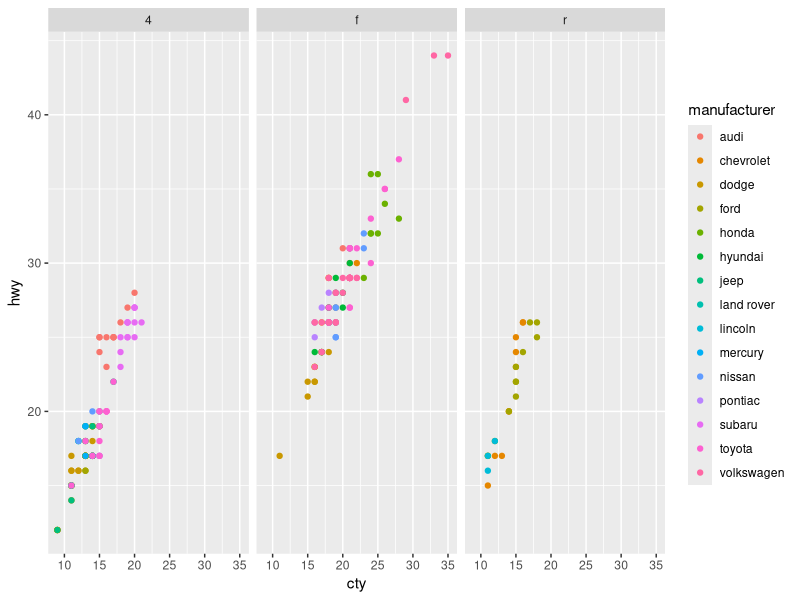
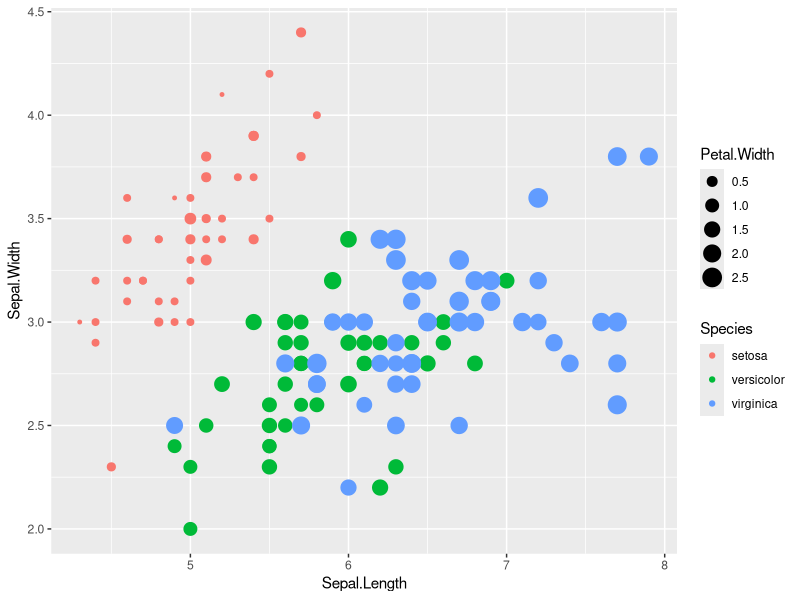
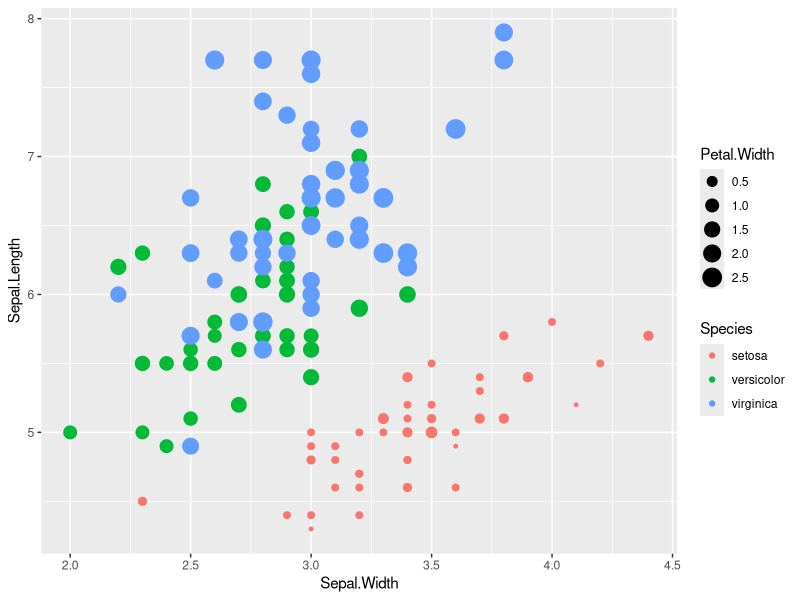
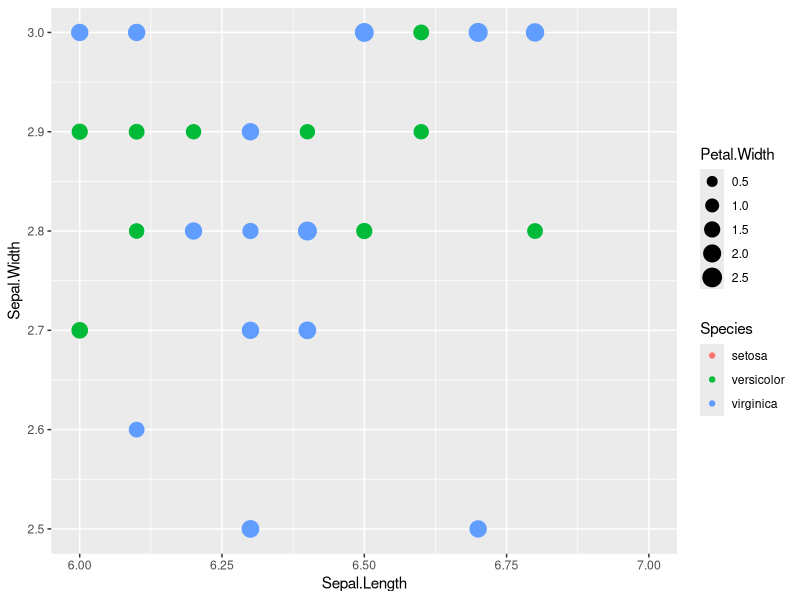
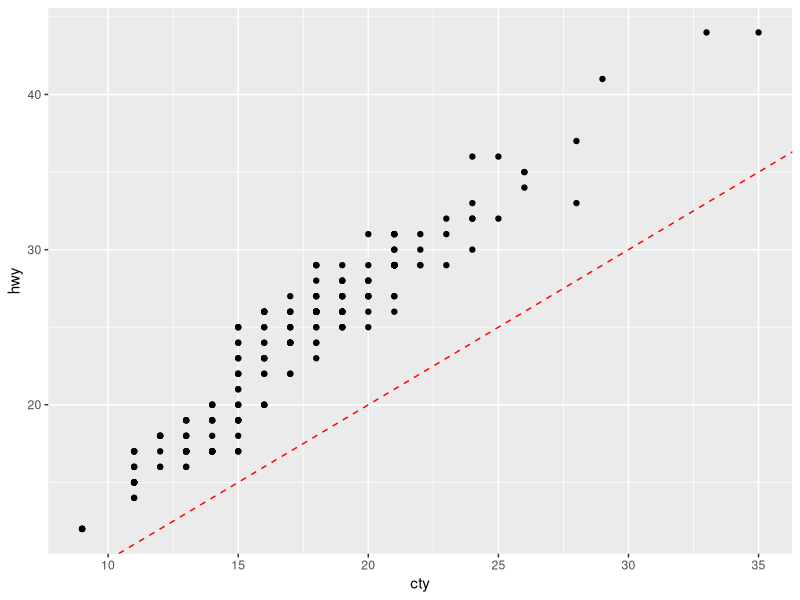
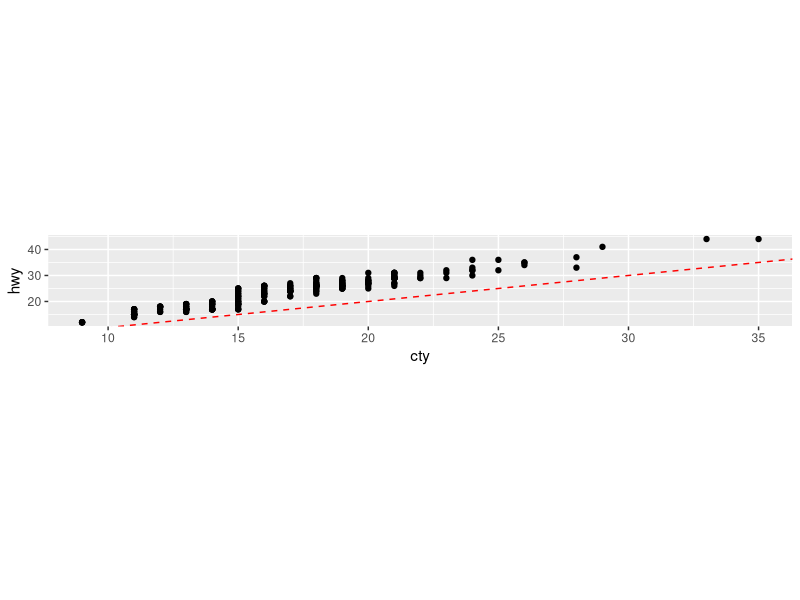
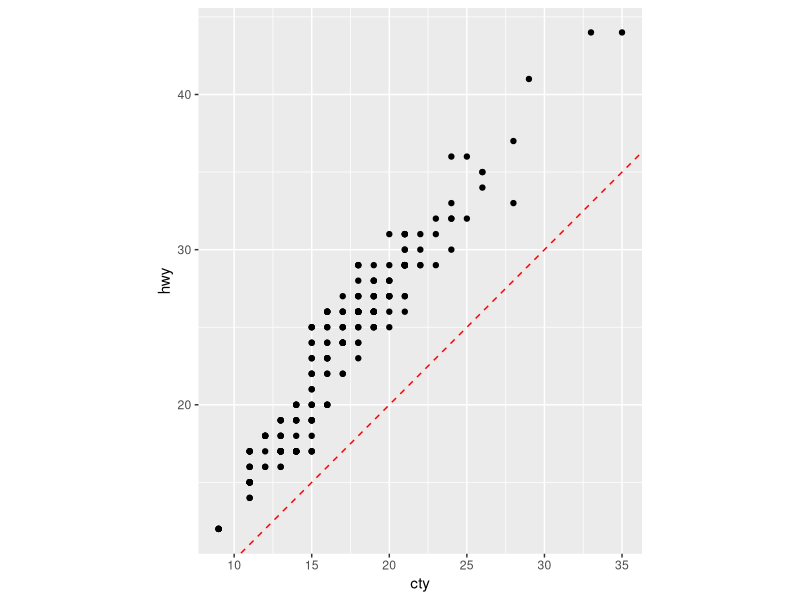
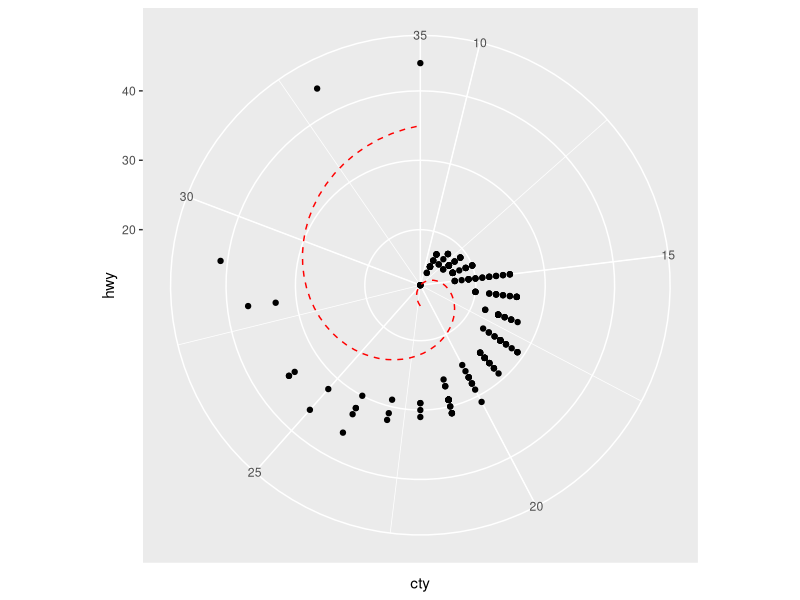

Source code (R) for these figures, in order:
## ---- chunk 1
knitr::opts_chunk$set(echo = TRUE)
library(tidyverse)
## ---- chunk 2
mpg %>% 
  ggplot()+
  aes(x= cty, y = hwy, color = manufacturer)+
  geom_point()+
  facet_wrap(~drv)
## ---- chunk 3
base <- iris %>% 
  ggplot() +
  aes(x = Sepal.Length, y = Sepal.Width,
      color = Species, size = Petal.Width)+
  geom_point()
base
## ---- chunk 4
base + coord_flip()

## ---- chunk 5
base + coord_cartesian(xlim = c(6,7),ylim = c(2.5,3))
## ---- chunk 6
base_mpg <- mpg %>% 
  ggplot() +
  aes(cty,hwy) +
  geom_point()+ 
  geom_abline(slope = 1,intercept = 0,color= "red",linetype = "dashed")
base_mpg 
## ---- chunk 7
base_mpg + coord_equal(ratio = 1/10)
## ---- chunk 8
base_mpg + coord_fixed(ratio = 1)
## ---- chunk 9

base_mpg + coord_polar()
